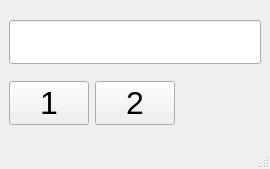
<?xml version="1.0" encoding="UTF-8"?>
<ui version="4.0">
 <class>MainWindow</class>
 <widget class="QMainWindow" name="MainWindow">
  <property name="geometry">
   <rect>
    <x>0</x>
    <y>0</y>
    <width>270</width>
    <height>169</height>
   </rect>
  </property>
  <property name="windowTitle">
   <string>MainWindow</string>
  </property>
  <widget class="QWidget" name="centralwidget">
   <layout class="QGridLayout" name="gridLayout">
    <item row="1" column="0">
     <widget class="QPushButton" name="pb1">
      <property name="font">
       <font>
        <pointsize>24</pointsize>
       </font>
      </property>
      <property name="text">
       <string>1</string>
      </property>
     </widget>
    </item>
    <item row="0" column="0" colspan="3">
     <widget class="QLineEdit" name="leInput">
      <property name="font">
       <font>
        <pointsize>24</pointsize>
       </font>
      </property>
      <property name="alignment">
       <set>Qt::AlignRight|Qt::AlignTrailing|Qt::AlignVCenter</set>
      </property>
     </widget>
    </item>
    <item row="1" column="1">
     <widget class="QPushButton" name="pb2">
      <property name="font">
       <font>
        <pointsize>24</pointsize>
       </font>
      </property>
      <property name="text">
       <string>2</string>
      </property>
     </widget>
    </item>
   </layout>
  </widget>
  <widget class="QMenuBar" name="menubar">
   <property name="geometry">
    <rect>
     <x>0</x>
     <y>0</y>
     <width>270</width>
     <height>21</height>
    </rect>
   </property>
  </widget>
  <widget class="QStatusBar" name="statusbar"/>
 </widget>
 <resources/>
 <connections/>
</ui>
